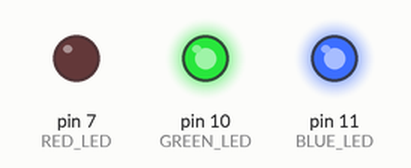
A sketch run on a simulated Arduino Uno, built with avr-gcc and run on an emulated ATmega328P. On the bench: output pins drawn as LEDs (lit = HIGH).

Above: at 0.5 s.
At 1.5 s:
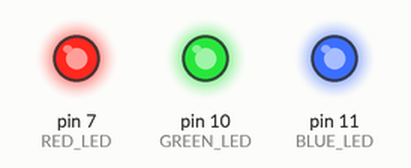
Timing chart, 0 to 3.0 s (numbered marks = the images above):
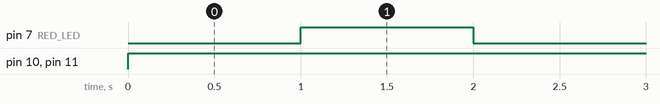

Measured:
- by itself, pin 7 (RED_LED): alternates HIGH for 1.0 s and LOW for 1.0 s
- by itself, pin 10 (GREEN_LED), pin 11 (BLUE_LED): LOW → HIGH at 0.00 s

The sketch:

3ColorLED_Blink.ino
```cpp
const int RED_LED = 7;
const int GREEN_LED = 10;
const int BLUE_LED = 11;

void setup() {
  pinMode(RED_LED, OUTPUT);
  pinMode(GREEN_LED, OUTPUT);
  pinMode(BLUE_LED, OUTPUT);
}

void loop() {
  digitalWrite(RED_LED, LOW );
  digitalWrite(GREEN_LED, HIGH );
  digitalWrite(BLUE_LED, HIGH );
  delay(1000);

  digitalWrite(RED_LED, HIGH );
  digitalWrite(GREEN_LED, HIGH );
  digitalWrite(BLUE_LED, HIGH );
  delay(1000);
}
/*
  digitalWrite(RED_LED, HIGH);
  digitalWrite(GREEN_LED, LOW);
  digitalWrite(BLUE_LED, LOW);
  delay(1000);

  digitalWrite(RED_LED, LOW);
  digitalWrite(GREEN_LED, HIGH);
  digitalWrite(BLUE_LED, LOW);
  delay(1000);

  digitalWrite(RED_LED, LOW);
  digitalWrite(GREEN_LED, LOW);
  digitalWrite(BLUE_LED, HIGH);
  delay(1000);

  digitalWrite(RED_LED, LOW);
  digitalWrite(GREEN_LED, LOW);
  digitalWrite(BLUE_LED, LOW);
  delay(1000);

}*/
```
